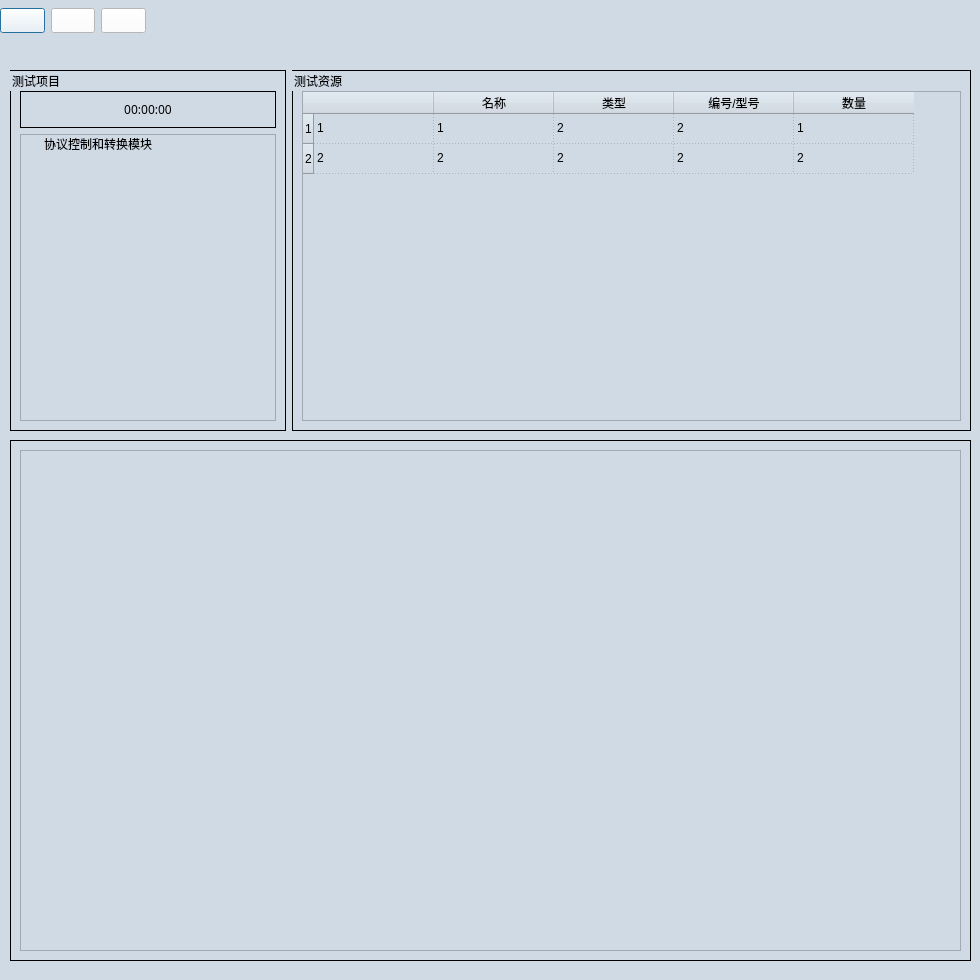
<?xml version="1.0" encoding="UTF-8"?>
<ui version="4.0">
 <class>Dialog</class>
 <widget class="QDialog" name="Dialog">
  <property name="geometry">
   <rect>
    <x>0</x>
    <y>0</y>
    <width>980</width>
    <height>980</height>
   </rect>
  </property>
  <property name="font">
   <font>
    <family>Microsoft YaHei</family>
    <pointsize>14</pointsize>
   </font>
  </property>
  <property name="windowTitle">
   <string>Dialog</string>
  </property>
  <property name="styleSheet">
   <string notr="true">QDialog{
background-color:#D0DAE5;
}

QTextBrower{
background-color:#D0DAE5;
}

QLineEdit{
background-color:#D0DAE5;
}

QWidget{
background-color:#D0DAE5;
}

QStackedWidget{
background-color:#D0DAE5;
}

QHeaderView{
background-color:#D0DAE5;
}

QLabel{
font-size:12px;
font-family:Microsoft YaHei;
background-color:#D0DAE5;
}

QPushButton{         /*按钮自适应拉伸背景*/
border-width: 2px 15px 2px 15px;
background-color:#2884D8;
color: #FFFFFF;
font-size:12px;
font-family:Microsoft YaHei;
}

QGroupBox{
font-size:12px;
font-family:Microsoft YaHei;
border:1px solid rgb(0, 0, 0); 
}</string>
  </property>
  <widget class="QSplitter" name="splitter">
   <property name="geometry">
    <rect>
     <x>0</x>
     <y>0</y>
     <width>0</width>
     <height>0</height>
    </rect>
   </property>
   <property name="orientation">
    <enum>Qt::Horizontal</enum>
   </property>
  </widget>
  <widget class="QSplitter" name="splitter_4">
   <property name="geometry">
    <rect>
     <x>0</x>
     <y>0</y>
     <width>0</width>
     <height>0</height>
    </rect>
   </property>
   <property name="orientation">
    <enum>Qt::Horizontal</enum>
   </property>
  </widget>
  <widget class="QGroupBox" name="groupBox_test_results">
   <property name="geometry">
    <rect>
     <x>10</x>
     <y>440</y>
     <width>961</width>
     <height>521</height>
    </rect>
   </property>
   <property name="title">
    <string/>
   </property>
   <layout class="QGridLayout" name="gridLayout_4">
    <item row="0" column="0">
     <widget class="QTableWidget" name="tableWidget_test_results"/>
    </item>
   </layout>
  </widget>
  <widget class="QWidget" name="layoutWidget">
   <property name="geometry">
    <rect>
     <x>0</x>
     <y>0</y>
     <width>146</width>
     <height>41</height>
    </rect>
   </property>
   <layout class="QGridLayout" name="gridLayout">
    <item row="0" column="0">
     <widget class="QPushButton" name="pushButton_start">
      <property name="styleSheet">
       <string notr="true">background-color:rgb(255, 255, 255);
</string>
      </property>
      <property name="text">
       <string/>
      </property>
      <property name="icon">
       <iconset resource="iconQrc.qrc">
        <normaloff>:/newPrefix/icon/start1.ico</normaloff>:/newPrefix/icon/start1.ico</iconset>
      </property>
      <property name="iconSize">
       <size>
        <width>32</width>
        <height>31</height>
       </size>
      </property>
     </widget>
    </item>
    <item row="0" column="1">
     <widget class="QPushButton" name="pushButton_restart">
      <property name="styleSheet">
       <string notr="true">background-color:rgb(255, 255, 255);</string>
      </property>
      <property name="text">
       <string/>
      </property>
      <property name="icon">
       <iconset resource="iconQrc.qrc">
        <normaloff>:/newPrefix/icon/restart1.ico</normaloff>:/newPrefix/icon/restart1.ico</iconset>
      </property>
      <property name="iconSize">
       <size>
        <width>32</width>
        <height>31</height>
       </size>
      </property>
     </widget>
    </item>
    <item row="0" column="2">
     <widget class="QPushButton" name="pushButton_close">
      <property name="styleSheet">
       <string notr="true">background-color:rgb(255, 255, 255);</string>
      </property>
      <property name="text">
       <string/>
      </property>
      <property name="icon">
       <iconset resource="iconQrc.qrc">
        <normaloff>:/newPrefix/icon/close1.ico</normaloff>:/newPrefix/icon/close1.ico</iconset>
      </property>
      <property name="iconSize">
       <size>
        <width>32</width>
        <height>31</height>
       </size>
      </property>
     </widget>
    </item>
   </layout>
  </widget>
  <widget class="QWidget" name="layoutWidget">
   <property name="geometry">
    <rect>
     <x>10</x>
     <y>70</y>
     <width>961</width>
     <height>361</height>
    </rect>
   </property>
   <layout class="QHBoxLayout" name="horizontalLayout" stretch="0,2">
    <item>
     <widget class="QGroupBox" name="groupBox_test_modules">
      <property name="title">
       <string>测试项目</string>
      </property>
      <layout class="QGridLayout" name="gridLayout_6">
       <property name="topMargin">
        <number>20</number>
       </property>
       <property name="verticalSpacing">
        <number>6</number>
       </property>
       <item row="0" column="0">
        <layout class="QGridLayout" name="gridLayout_3" rowstretch="0,3">
         <item row="0" column="0">
          <widget class="QGroupBox" name="groupBox_2">
           <property name="title">
            <string/>
           </property>
           <layout class="QGridLayout" name="gridLayout_2">
            <item row="0" column="0">
             <widget class="QLabel" name="label_test_duration">
              <property name="font">
               <font>
                <family>Microsoft YaHei</family>
                <pointsize>-1</pointsize>
                <kerning>false</kerning>
               </font>
              </property>
              <property name="text">
               <string>00:00:00</string>
              </property>
              <property name="textFormat">
               <enum>Qt::PlainText</enum>
              </property>
              <property name="alignment">
               <set>Qt::AlignCenter</set>
              </property>
             </widget>
            </item>
           </layout>
          </widget>
         </item>
         <item row="1" column="0">
          <widget class="QTreeWidget" name="treeWidget">
           <property name="headerHidden">
            <bool>true</bool>
           </property>
           <column>
            <property name="text">
             <string>1</string>
            </property>
           </column>
           <item>
            <property name="text">
             <string>协议控制和转换模块</string>
            </property>
            <property name="flags">
             <set>ItemIsSelectable|ItemIsDragEnabled|ItemIsUserCheckable|ItemIsEnabled</set>
            </property>
           </item>
          </widget>
         </item>
        </layout>
       </item>
      </layout>
     </widget>
    </item>
    <item>
     <widget class="QGroupBox" name="groupBox_test_resource">
      <property name="title">
       <string>测试资源</string>
      </property>
      <layout class="QGridLayout" name="gridLayout_5">
       <property name="topMargin">
        <number>20</number>
       </property>
       <item row="0" column="0">
        <widget class="QTableWidget" name="tableWidget_test_resource">
         <property name="gridStyle">
          <enum>Qt::DotLine</enum>
         </property>
         <attribute name="horizontalHeaderCascadingSectionResizes">
          <bool>true</bool>
         </attribute>
         <attribute name="horizontalHeaderDefaultSectionSize">
          <number>120</number>
         </attribute>
         <row>
          <property name="text">
           <string>1</string>
          </property>
         </row>
         <row>
          <property name="text">
           <string>2</string>
          </property>
         </row>
         <column>
          <property name="text">
           <string/>
          </property>
         </column>
         <column>
          <property name="text">
           <string>名称</string>
          </property>
         </column>
         <column>
          <property name="text">
           <string>类型</string>
          </property>
         </column>
         <column>
          <property name="text">
           <string>编号/型号</string>
          </property>
         </column>
         <column>
          <property name="text">
           <string>数量</string>
          </property>
         </column>
         <item row="0" column="0">
          <property name="text">
           <string>1</string>
          </property>
         </item>
         <item row="0" column="1">
          <property name="text">
           <string>1</string>
          </property>
         </item>
         <item row="0" column="2">
          <property name="text">
           <string>2</string>
          </property>
         </item>
         <item row="0" column="3">
          <property name="text">
           <string>2</string>
          </property>
         </item>
         <item row="0" column="4">
          <property name="text">
           <string>1</string>
          </property>
         </item>
         <item row="1" column="0">
          <property name="text">
           <string>2</string>
          </property>
         </item>
         <item row="1" column="1">
          <property name="text">
           <string>2</string>
          </property>
         </item>
         <item row="1" column="2">
          <property name="text">
           <string>2</string>
          </property>
         </item>
         <item row="1" column="3">
          <property name="text">
           <string>2</string>
          </property>
         </item>
         <item row="1" column="4">
          <property name="text">
           <string>2</string>
          </property>
         </item>
        </widget>
       </item>
      </layout>
     </widget>
    </item>
   </layout>
  </widget>
 </widget>
 <resources>
  <include location="iconQrc.qrc"/>
 </resources>
 <connections/>
</ui>
